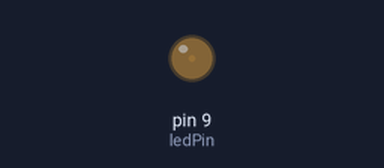
Simulated run of this sketch. Board: Arduino Uno, built with avr-gcc and run on an emulated ATmega328P. Shown: output pins drawn as LEDs (lit = HIGH).

Above: at 0.05 s.
At 0.65 s:
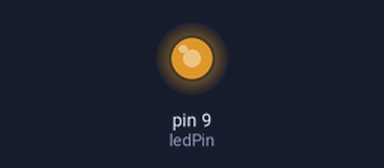
At 1.15 s:
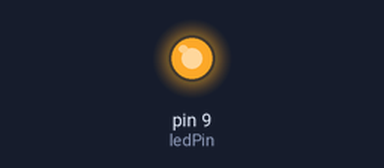
At 2.3 s:
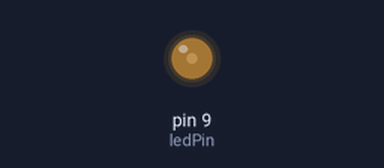
Timing chart, 0 to 6.1 s (numbered marks = the images above):
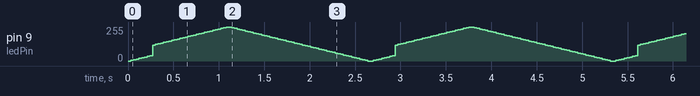

The sketch:

continue.ino
```cpp
int ledPin = 9;

void setup(){

}

void loop(){

for(int fade=0 ; fade<=255 ; fade+=5)

{

if(fade>40 && fade<120){

continue;

}

analogWrite(ledPin,fade);

delay(30);

}

for(int fade=255 ; fade>=0 ; fade-=5)

{

analogWrite(ledPin,fade);

delay(30);

}

}
```
